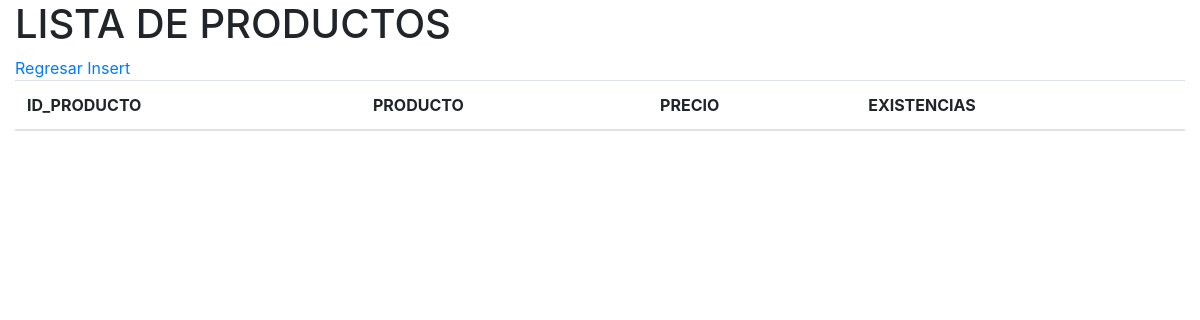
/Productos/index.php, run on an earlier commit of the app's database.
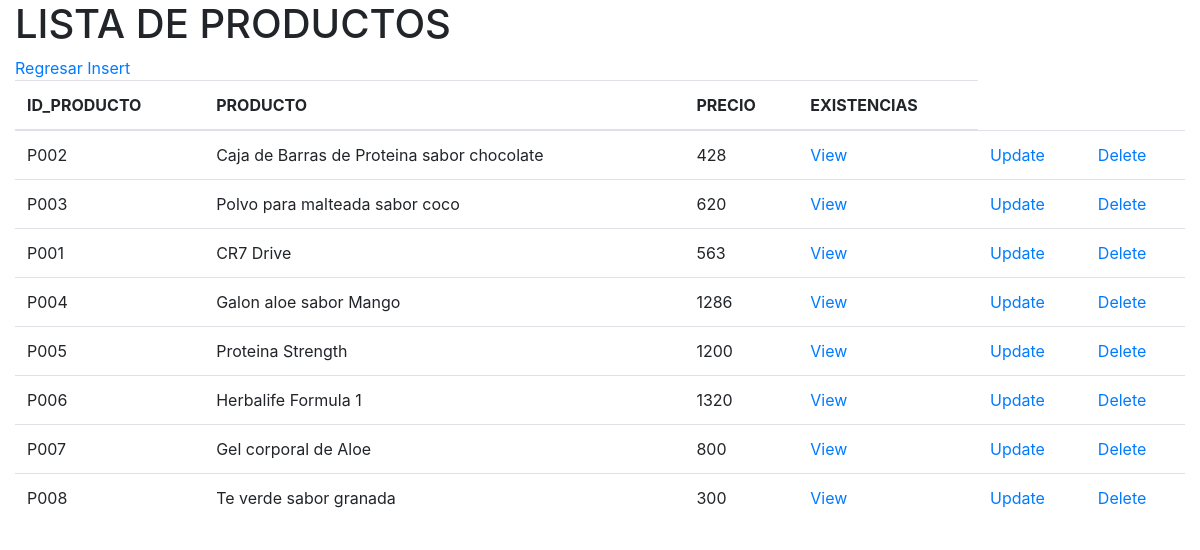
And on a later commit of the database.
### tables this page shows
CREATE TABLE Productos (
ID_PRODUCTO VARCHAR(5) PRIMARY KEY NOT NULL,
PRODUCTO VARCHAR(40) NOT NULL,
PRECIO VARCHAR(6) NOT NULL,
EXISTENCIAS VARCHAR(4) NOT NULL
);

### Productos/db/db_list.php (the view)
<?php
    $db = new SQLite3("../tienda.db");
    $resultado = $db->query("SELECT * from Productos;");
    $table = "
        <table class='table'>
            <thead>
            <tr>
                <th>ID_PRODUCTO</th>
                <th>PRODUCTO</th>
                <th>PRECIO</th>
                <th>EXISTENCIAS</th>
            </tr>
            </thead>
            ";
    print($table);
    while ($row = $resultado->fetchArray()) {
        $id_producto = $row['ID_PRODUCTO'];
        $producto = $row['PRODUCTO'];
        $precio = $row['PRECIO'];
        $table = "
            <tr>
                <td>$id_producto</td>
                <td>$producto</td>
                <td>$precio</td>
                <td><a href='view.php?ID_PRODUCTO=$id_producto'>View</a></td>
                <td><a href='update.php?ID_PRODUCTO=$id_producto'>Update</a></td>
                <td><a href='delete.php?ID_PRODUCTO=$id_producto'>Delete</a></td>
            </tr>
        ";
        print($table);
    }
    print("</table>");
?>

### Productos/index.php (shortened to what this page needs)
<!doctype html>
<html lang="en">
<head>
    <link rel="stylesheet" href="https://cdn.jsdelivr.net/npm/bootstrap@4.5.3/dist/css/bootstrap.min.css">
</head>
<body>
    <div class="container-fluid">
        <h1>LISTA DE PRODUCTOS</h1>
        <a href="../index.php">Regresar</a>
        <a href="insert.php">Insert</a>
        <?php include 'db/db_list.php'; ?>
    </div>
</body>
</html>

What changed in the data, as far as the page shows it:
added productos: ID_PRODUCTO "P002", PRODUCTO "Caja de Barras de Proteina sabor chocolate", PRECIO "428"
added productos: ID_PRODUCTO "P003", PRODUCTO "Polvo para malteada sabor coco", PRECIO "620"
added productos: ID_PRODUCTO "P001", PRODUCTO "CR7 Drive", PRECIO "563"
added productos: ID_PRODUCTO "P004", PRODUCTO "Galon aloe sabor Mango", PRECIO "1286"
added productos: ID_PRODUCTO "P005", PRODUCTO "Proteina Strength", PRECIO "1200"
added productos: ID_PRODUCTO "P006", PRODUCTO "Herbalife Formula 1", PRECIO "1320"
added productos: ID_PRODUCTO "P007", PRODUCTO "Gel corporal de Aloe", PRECIO "800"
added productos: ID_PRODUCTO "P008", PRODUCTO "Te verde sabor granada", PRECIO "300"
